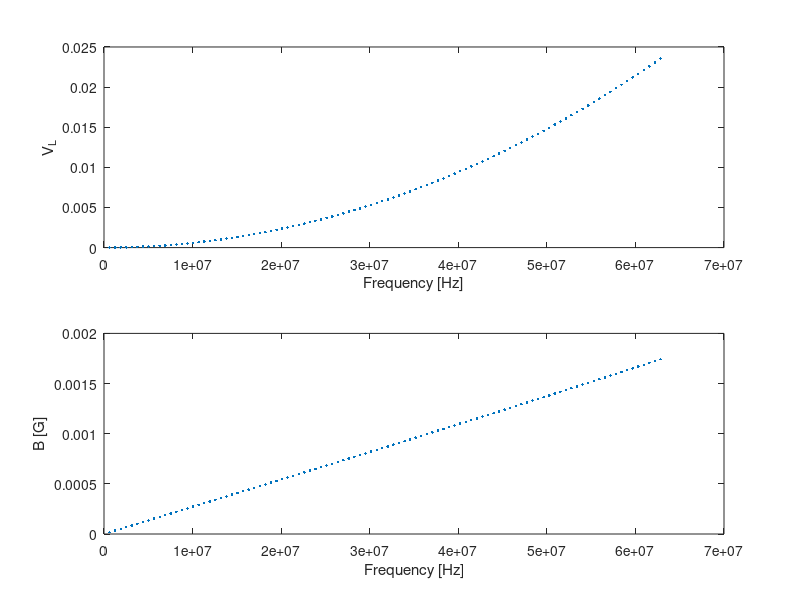

This figure's MATLAB source:
R = 130; % ohms
C = 1e-12; % farads
L = 2.3e-4; % henries
w0 = 1/sqrt(L*C); % rads per second
f0 = w0/(2*pi); % hertz 
vRMS = 1; % volts
volume = 1e-6; %m^3
mu = 1.26e-6; %H/m

w = [1e5:1e5:1e7];
vInd = vRMS.*(w.*L).*(sqrt(R.^2+(w.*L - 1./(w.*C)).^2)).^-1;
iRMS = vRMS.*(sqrt(R.^2+(w.*L - 1./(w.*C)).^2)).^-1;

EnergyInd = 0.5*L.*iRMS.^2;
EnergyDensity = EnergyInd./volume;
B = sqrt(2*mu.*EnergyDensity);
f = w.*(2*pi);

figure()
subplot(2,1,1)
plot(f,vInd, '.')
xlabel('Frequency [Hz]')
ylabel('V_L')
subplot(2,1,2)
plot(f,B*1e4,'.')
xlabel('Frequency [Hz]')
ylabel('B [G]')